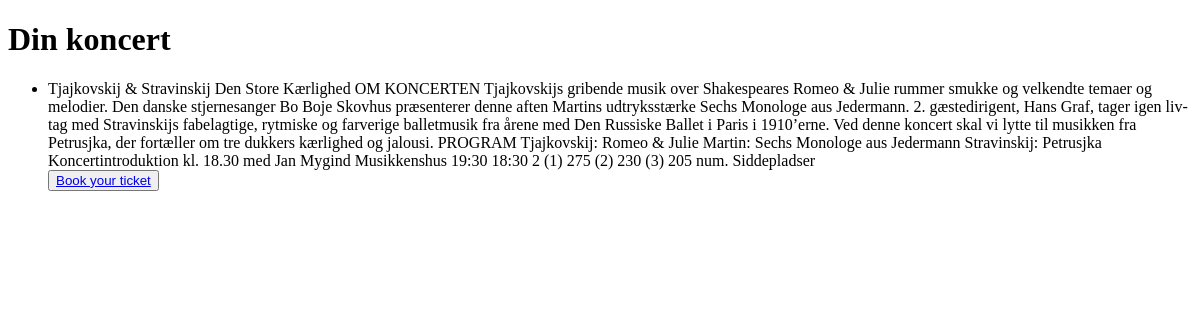
/chosenConcert?concertID=1, run on an earlier commit of the app's database.
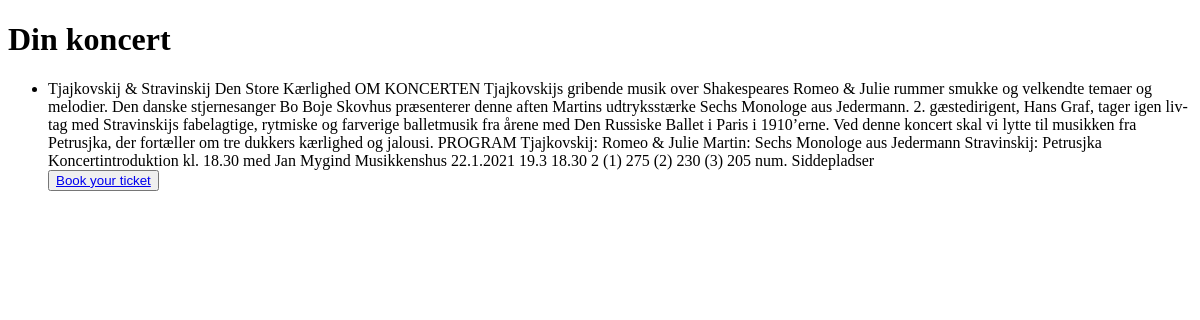
And on a later commit of the database.
### tables this page shows
CREATE TABLE concerts (Koncert_ID NUMERIC, Koncert TEXT, Beskrivelse TEXT, Spillested TEXT, Genre1 TEXT, Genre2 TEXT, Dato NUMERIC, Tid NUMERIC, Doerene_aabner TEXT, Varighed TEXT, Pris NUMERIC, Pladser TEXT, Billede Image);

### myBooking/concerts.py (the view)
@app.route("/chosenConcert")
def chosenConcert():
    concertID = request.args.get('concertID') #Gets the date from the URL
    db = sqlite3.connect("concerts.db", isolation_level=None) #Connect database to HTML
    db_cursor = db.cursor() #Connect to database
    rows = db_cursor.execute("SELECT * FROM concerts where Koncert_Id=?", (concertID,)) #Find the concerts matching the criteria genre, date, etc.
    return render_template("Concert.html", rows=rows) #Return pop - her skal jeg undersøge hvordan man gør overskriften dynamisk

### myBooking/templates/Concert.html (shortened to what this page needs)
<!DOCTYPE html>
<html lang="en">
<head>
</head>
<body>
    <h1>Din koncert</h1>
    <ul>
        {% for row in rows %}
        <li>
            {{ row[1] }} {{ row[2] }} {{ row[3] }} {{ row[6] }} {{ row[7] }} {{ row[8] }} {{ row[9] }} {{ row[10] }} {{ row[11] }}
        </li>
        <button><a href=/booking?concertID={{row[0]}}>Book your ticket</a></button>
        {% endfor %}
    </ul>
</body>
</html>

What changed in the data, as far as the page shows it:
changed concerts "Tjajkovskij & Stravinskij": Dato "19:30" → "22.1.2021"; Tid "18:30" → "19.3"; Doerene_aabner "2" → "18.30"; Varighed "(1) 275 (2) 230 (3) 205" → "2"; Pris "num. Siddepladser" → "(1) 275 (2) 230 (3) 205"; Pladser (not shown) → "num. Siddepladser"
